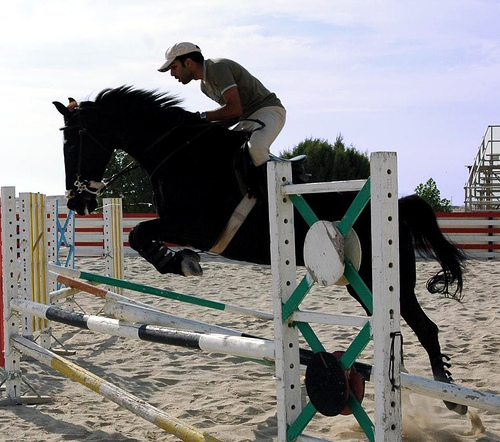
#> input picture Python/Open_CV/2008_000008.jpg, 500 x 442 px
$ python lab_static.py 2008_000008.jpg
#> lines starting #> are read from the running program, lines starting #| are printed output that depends on the picture; after the words box and inside, x2 and y2 are one past the last pixel; in counts of white or black regions, pixels touching at a corner belong together
import sys
import time

import cv2
import numpy as np

font = cv2.FONT_HERSHEY_SIMPLEX
bottomLeftCornerOfText = (10, 500)
fontScale = 2
fontColor = (0, 0, 255)
lineType = 2

start_time = time.time()
img = cv2.imread(sys.argv[1])
#> img is the input picture: shape (442, 500, 3); mean B, G, R 137.3, 137.3, 138.2
hsv = cv2.cvtColor(img, cv2.COLOR_BGR2Lab)
#> hsv: shape (442, 500, 3); mean of channels 0, 1, 2 142, 128.6, 128.6
# hist = cv2.calcHist( [hsv], [1], None, [25], [0, 256] )
# hist1 = cv2.calcHist([hsv], [2], None, [25], [0, 256] )


lower_green = np.array([0, 0, 0])  # scaling upto original pixel value
upper_green = np.array([255, 112, 150])  # max cr at peak of hist, max cb at 150 to filter out yellow
mask2 = cv2.inRange(hsv, lower_green, upper_green)
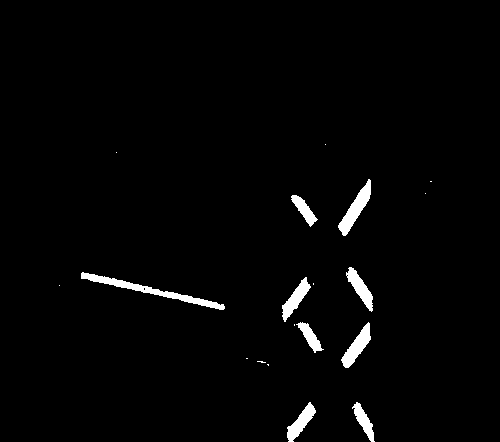
#> mask2: shape (442, 500); 2.1% white; 19 white regions (10 under 20 px), largest, box (x1, y1, x2, y2) and area: (81, 272, 225, 310) 930, (338, 179, 371, 236) 652, (341, 322, 371, 368) 545
# cpy=mask2.copy()
# print(int(sg[i,0]))
lower_red = np.array([0, 150, 112])  # scaling upto original pixel value :int(peak2s*10.24)
upper_red = np.array([255, 255, 255])
maskr = cv2.inRange(hsv, lower_red, upper_red)
#> maskr: shape (442, 500); 0.66% white; 22 white regions (12 under 20 px), largest, box (x1, y1, x2, y2) and area: (0, 208, 5, 367) 436, (436, 212, 500, 217) 244, (441, 228, 500, 233) 187

lower_yel = np.array([0, 112, 150])  # scaling upto original pixel value:
upper_yel = np.array([255, 150, 255])
masky = cv2.inRange(hsv, lower_yel, upper_yel)
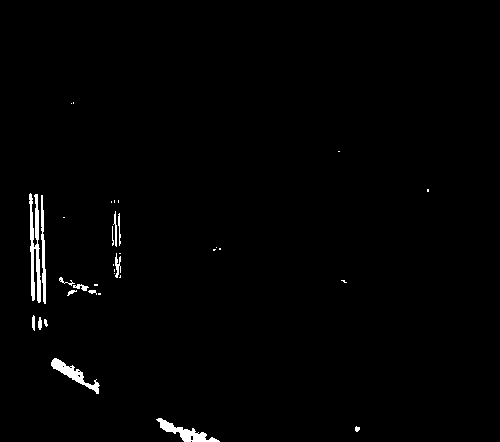
#> masky: shape (442, 500); 1.2% white; 35 white regions (19 under 20 px)

cpy = np.zeros(img.shape, np.uint8)
contoursg, hierarchy = cv2.findContours(mask2, cv2.RETR_TREE, cv2.CHAIN_APPROX_SIMPLE)
#> contoursg = 21 contours, 12 with area under 20; largest, box (x1, y1, x2, y2) and area: (81, 272, 225, 310) 784, (338, 179, 371, 236) 594, (341, 322, 371, 368) 496, (282, 277, 311, 322) 430, (346, 267, 373, 312) 424
areasg = [cv2.contourArea(c) for c in contoursg]
#> areasg = [313, 421, 0.5, 2, 0, 0, 496, 281.5, 0, 0, 429.5, 783.5, 4, 424.5, 2, 296, 0, 0, 593.5, 0, 0]
i = 0
area_img = np.shape(img)[0] * np.shape(img)[1]
#> area_img = 221000
for c in contoursg:
    # print("area:"+str(areasg[i]))
    if ((areasg[i] / area_img) > 0.00006 and (areasg[i] / area_img) < 0.008):
        x, y, w, h = cv2.boundingRect(c)
        cv2.drawContours(cpy, contoursg, i, (0, 255, 0), -1)
        cv2.rectangle(img, (x, y), (x + w, y + h), (0, 255, 0), 2)

    i = i + 1
#> this loop made 21 passes
#> (x, y, w, h) on passes 1, 2, 7, 8, 11, 12, 14, 16, 19: (352, 402, 23, 40), (287, 402, 29, 40), (341, 322, 30, 46), (296, 322, 28, 31), (282, 277, 29, 45), (81, 272, 144, 38), (346, 267, 27, 45), (291, 195, 27, 32), (338, 179, 33, 57)
#> c on passes 3, 5, 6, 9, 10, 15: [[267, 364], [268, 365], [268, 364]], [[246, 358], [247, 358]], [[294, 324], [294, 325]], [[59, 285]], [[313, 283], [313, 284]], [[346, 275], [347, 274], [348, 275], [347, 276]]
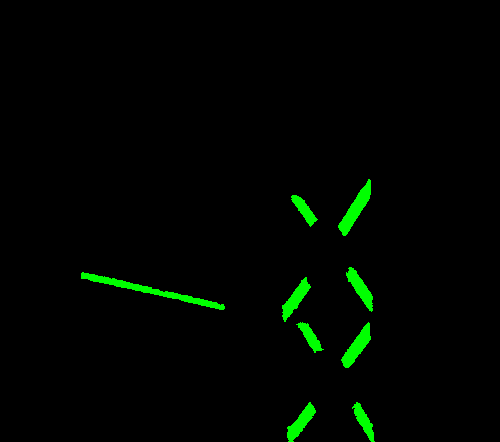
#> cpy: shape (442, 500, 3); mean B, G, R 0, 5.3, 0
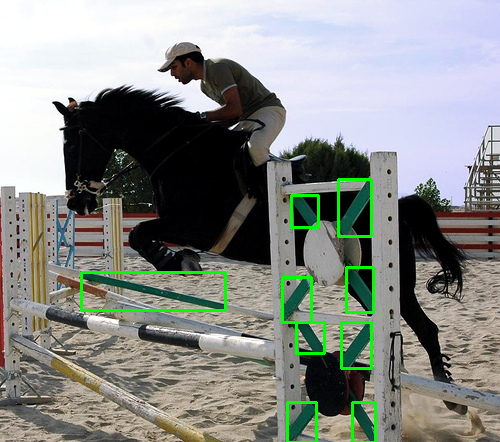
#> img: shape (442, 500, 3); 1.93% of pixels changed, all inside (x1, y1, x2, y2) = (80, 178, 377, 442)
#> after the loop, i = 21
contoursr, hierarchy = cv2.findContours(maskr, cv2.RETR_TREE, cv2.CHAIN_APPROX_SIMPLE)
#> contoursr = 22 contours, 14 with area under 20; largest, box (x1, y1, x2, y2) and area: (0, 208, 5, 367) 276, (436, 212, 500, 217) 178, (441, 228, 500, 233) 126, (75, 228, 104, 232) 80, (462, 245, 500, 249) 77, (123, 213, 158, 217) 68, (76, 214, 103, 218) 58, (76, 242, 104, 246) 47
areasr = [cv2.contourArea(c) for c in contoursr]
#> areasr = [0, 0, 0, 77, 0, 5.5, 7, 0, 47, 0.5, 126, 16.5, 80, 1, 0, 57.5, 17, 2, 68, 178, 276.5, 0]
i = 0
for c in contoursr:
    # print("area:"+str(areasr[i]))
    if ((areasr[i] / area_img) > 0.00006 and (areasr[i] / area_img) < 0.008):
        x, y, w, h = cv2.boundingRect(c)
        cv2.rectangle(img, (x, y), (x + w, y + h), (0, 0, 255), 2)
    i = i + 1
#> this loop made 22 passes
#> (x, y, w, h) on passes 4, 9, 11, 12, 13, 16, 17, 19, 20, 21: (462, 245, 38, 4), (76, 242, 28, 4), (441, 228, 59, 5), (123, 228, 8, 4), (75, 228, 29, 4), (76, 214, 27, 4), (59, 214, 8, 4), (123, 213, 35, 4), (436, 212, 64, 5), (0, 208, 5, 159)
#> c on passes 1, 2, 3, 5, 8, 10: [[343, 412], [343, 413]], [[91, 291]], [[60, 279], [60, 280]], [[63, 244], [63, 245]], [[18, 243], [18, 244]], [[17, 229], [18, 230], [18, 229]]
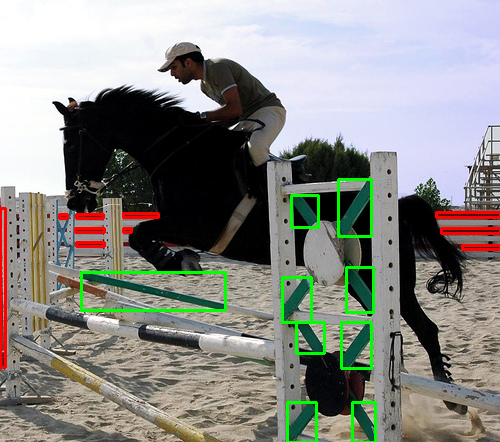
#> img: shape (442, 500, 3); 1.24% of pixels changed, all inside (x1, y1, x2, y2) = (0, 207, 500, 369)
#> after the loop, i = 22

contoursy, hierarchy = cv2.findContours(masky, cv2.RETR_TREE, cv2.CHAIN_APPROX_SIMPLE)
#> contoursy = 42 contours, 33 with area under 20; largest, box (x1, y1, x2, y2) and area: (29, 193, 41, 303) 514, (156, 418, 220, 442) 432, (51, 358, 100, 394) 404, (41, 195, 46, 304) 203, (115, 253, 121, 278) 43
areasy = [cv2.contourArea(c) for c in contoursy]
#> areasy = 42 values, max 514.5 at index 37, min 0 at index 21, mean 44.26
i = 0
for c in contoursy:
    # print("area:"+str(areasr[i]))
    if ((areasy[i] / area_img) > 0.00006 and (areasy[i] / area_img) < 0.008):
        x, y, w, h = cv2.boundingRect(c)
        cv2.rectangle(img, (x, y), (x + w, y + h), (0, 255, 255), 2)
    i = i + 1
#> this loop made 42 passes
#> (x, y, w, h) on passes 1, 2, 4, 10, 11, 13, 14, 16, 19, 26, 32, 33: (355, 426, 5, 6), (156, 418, 64, 24), (51, 358, 49, 36), (38, 317, 4, 13), (32, 315, 3, 16), (88, 290, 9, 5), (67, 290, 10, 6), (73, 284, 16, 7), (59, 277, 16, 9), (115, 253, 6, 25), (118, 213, 3, 33), (113, 211, 4, 36)
#> c on passes 8, 12, 15, 17, 20, 21: [[62, 366], [63, 365], [64, 366], [63, 367]], [[98, 293], [98, 294], [100, 294], [100, 293]], [[94, 284], [94, 285], [97, 285], [97, 284]], [[74, 286], [75, 285], [76, 286], [75, 287]], [[59, 280], [60, 279], [61, 280], [60, 281]], [[120, 275], [120, 276], [119, 277], [120, 277]]
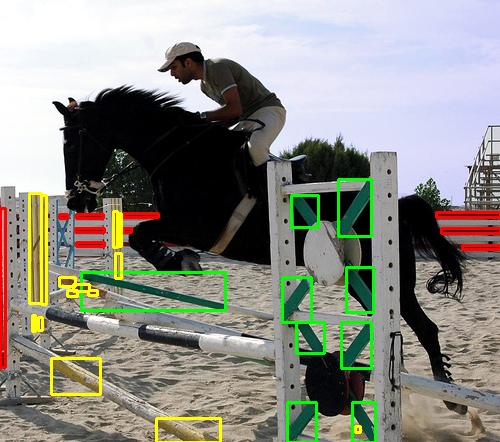
#> img: shape (442, 500, 3); 1.45% of pixels changed, all inside (x1, y1, x2, y2) = (28, 192, 362, 442)
#> after the loop, i = 42

cpy1 = np.zeros(img.shape, np.uint8)
cpy2 = np.zeros(img.shape, np.uint8)
# print(contours)
# np.array(contours)
cv2.drawContours(cpy, contoursg, -1, (0, 255, 0), -1)
#> cpy: shape (442, 500, 3); 0.01% of pixels changed, all inside (x1, y1, x2, y2) = (59, 144, 432, 366)
cv2.drawContours(cpy, contoursr, -1, (0, 0, 255), -1)
cv2.drawContours(cpy, contoursy, -1, (0, 255, 255), -1)
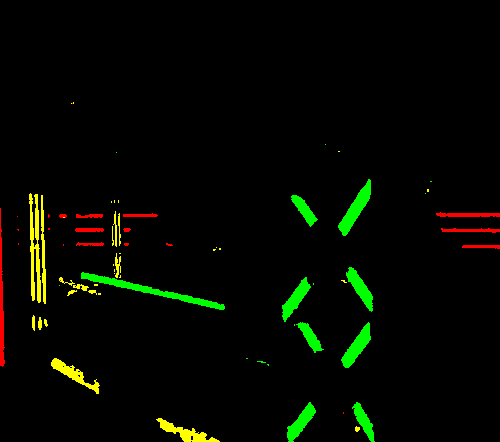
#> cpy: shape (442, 500, 3); mean B, G, R 0, 8.3, 4.7
cv2.imshow("close", cpy)
# cv2.imshow("near",cpy1)
# cv2.imshow("far",cpy2)
cv2.imshow("orig", img)
print("--- %s seconds ---" % (time.time() - start_time))
cv2.waitKey()

# s_size=np.shape(s)
# print("size of s: "+ str(s_size))


val_prev = 0
# [27 lines of commented-out code are left out]

$ run again, on Python/Open_CV/000010.png
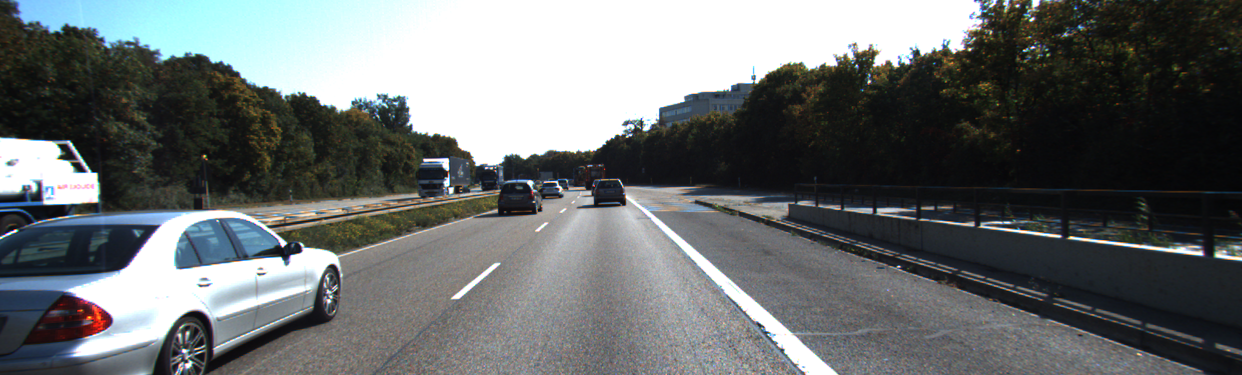
#> input picture Python/Open_CV/000010.png, 1242 x 375 px
#> img is the input picture: shape (375, 1242, 3); mean B, G, R 110.4, 110, 105.8
#> hsv: shape (375, 1242, 3); mean of channels 0, 1, 2 111.6, 127, 127.5
#> mask2: shape (375, 1242); 2.8% white; 1694 white regions (1686 under 20 px), largest, box (x1, y1, x2, y2) and area: (78, 0, 329, 66) 10048, (97, 180, 101, 203) 35, (174, 251, 177, 267) 32
#> maskr: shape (375, 1242); 0.43% white; 872 white regions (870 under 20 px), largest, box (x1, y1, x2, y2) and area: (75, 298, 112, 338) 729, (40, 181, 42, 199) 31
#> masky: shape (375, 1242); 1.1% white in thin lines or dots
#> contoursg = 1763 contours, 1759 with area under 20; largest, box (x1, y1, x2, y2) and area: (78, 0, 329, 66) 9830, (90, 0, 98, 7) 24, (265, 33, 272, 40) 21, (87, 15, 95, 22) 20
#> areasg = 1763 values, max 9829.5 at index 1695, min 0 at index 0, mean 5.94
#> the loop `for c in contoursg: # print("area:"+str(areasg[i]))` made 1763 passes
#> c on passes 1 to 3: [[884, 374]], [[789, 374]], [[771, 374]]
#> after the loop `for c in contoursg:`: i = 1763
#> contoursr = 874 contours, 873 with area under 20; largest, box (x1, y1, x2, y2) and area: (75, 298, 112, 338) 616
#> areasr = 874 values, max 615.5 at index 225, min 0 at index 0, mean 0.79
#> the loop `for c in contoursr: # print("area:"+str(areasr[i]))` made 874 passes
#> (x, y, w, h) on pass 226: (75, 298, 37, 40)
#> after the loop `for c in contoursr:`: i = 874
#> contoursy = 1760 contours, 1749 with area under 20; largest, box (x1, y1, x2, y2) and area: (370, 220, 396, 231) 66, (477, 197, 498, 210) 58, (451, 200, 466, 214) 52, (345, 222, 365, 236) 48, (231, 77, 252, 93) 46
#> areasy = 1760 values, max 66 at index 684, min 0 at index 0, mean 0.549
#> the loop `for c in contoursy: # print("area:"+str(areasr[i]))` made 1760 passes
#> (x, y, w, h) on passes 660, 685, 901, 922, 1259, 1380, 1457: (345, 222, 20, 14), (370, 220, 26, 11), (451, 200, 15, 14), (477, 197, 21, 13), (342, 108, 27, 12), (231, 77, 21, 16), (873, 64, 17, 15)
#> after the loop `for c in contoursy:`:
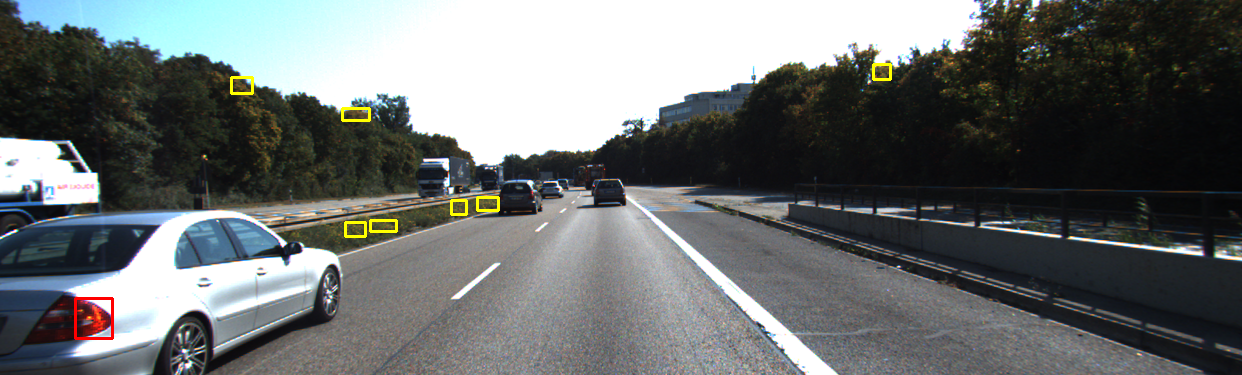
#> img: shape (375, 1242, 3); mean B, G, R 110, 110.3, 106.4
#> after the loop `for c in contoursy:`: i = 1760
#> `cv2.drawContours(cpy, contoursy, -1, (0, 255, 255), -1)`:
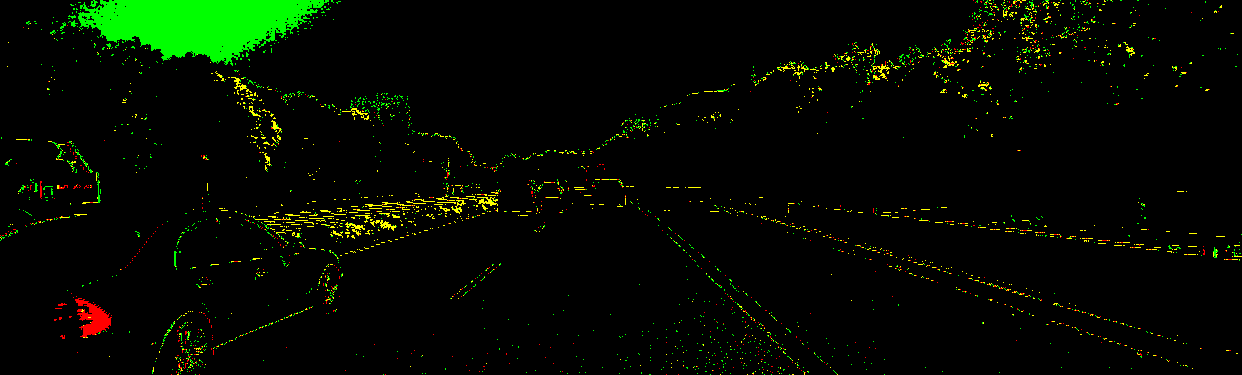
#> cpy: shape (375, 1242, 3); mean B, G, R 0, 10.2, 4
